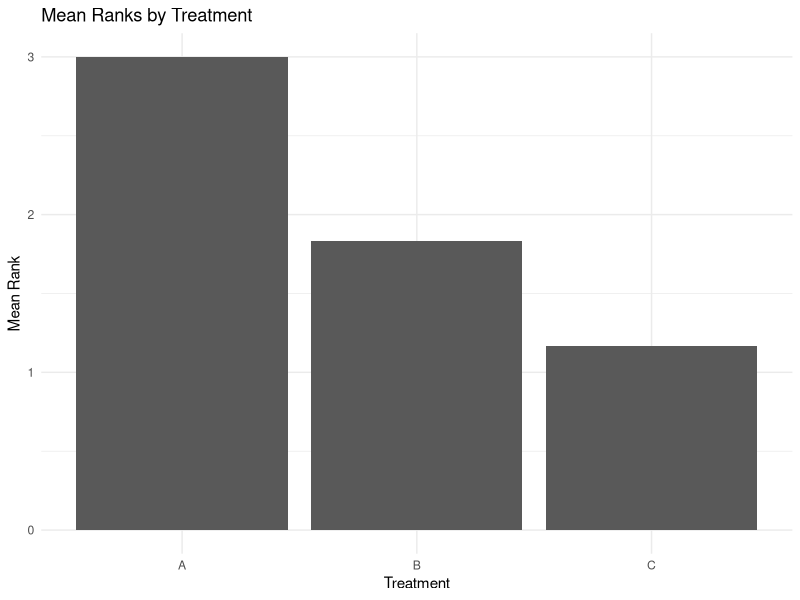

This chart was generated by the following R code:
## ---- chunk 1
knitr::opts_chunk$set(echo = TRUE)
library(ggplot2)
library(dplyr)
library(tidyr)
## ---- chunk 2
run_friedman_test <- function(data, subject_col, treatment_col, response_col) {
  formula <- as.formula(paste(response_col, "~", treatment_col, "|", subject_col))
  result <- stats::friedman.test(formula, data = data)

  summary_table <- data %>%
    dplyr::group_by(.data[[treatment_col]]) %>%
    dplyr::summarise(Mean_Rank = mean(rank(-.data[[response_col]])), .groups = "drop")

  list(
    statistic = result$statistic,
    p_value = result$p.value,
    df = result$parameter,
    method = result$method,
    summary = summary_table
  )
}
## ---- chunk 3
plot_friedman_ranks <- function(data, subject_col, treatment_col, response_col) {
  ranked_data <- data %>%
    dplyr::group_by(.data[[subject_col]]) %>%
    dplyr::mutate(Rank = rank(-.data[[response_col]])) %>%
    dplyr::ungroup()

  summary_ranks <- ranked_data %>%
    dplyr::group_by(.data[[treatment_col]]) %>%
    dplyr::summarise(Mean_Rank = mean(Rank), .groups = "drop")

  ggplot2::ggplot(summary_ranks, ggplot2::aes(x = .data[[treatment_col]], y = Mean_Rank)) +
    ggplot2::geom_col() +
    ggplot2::labs(title = "Mean Ranks by Treatment", x = "Treatment", y = "Mean Rank") +
    ggplot2::theme_minimal()
}
## ---- chunk 4
get_friedman_summary <- function(data, subject_col, treatment_col, response_col) {
  ranked_data <- data %>%
    dplyr::group_by(.data[[subject_col]]) %>%
    dplyr::mutate(Rank = rank(-.data[[response_col]])) %>%
    dplyr::ungroup()

  ranked_data %>%
    dplyr::group_by(.data[[treatment_col]]) %>%
    dplyr::summarise(
      Mean_Rank = mean(Rank),
      SD_Rank = sd(Rank),
      .groups = "drop"
    )
}
## ---- chunk 5
example_data <- data.frame(
  Subject = rep(1:6, each = 3),
  Treatment = rep(c("A", "B", "C"), times = 6),
  Score = c(85, 88, 90, 78, 80, 82, 91, 93, 92, 87, 89, 90, 70, 72, 74, 76, 77, 79)
)

run_friedman_test(example_data, "Subject", "Treatment", "Score")
plot_friedman_ranks(example_data, "Subject", "Treatment", "Score")
get_friedman_summary(example_data, "Subject", "Treatment", "Score")
